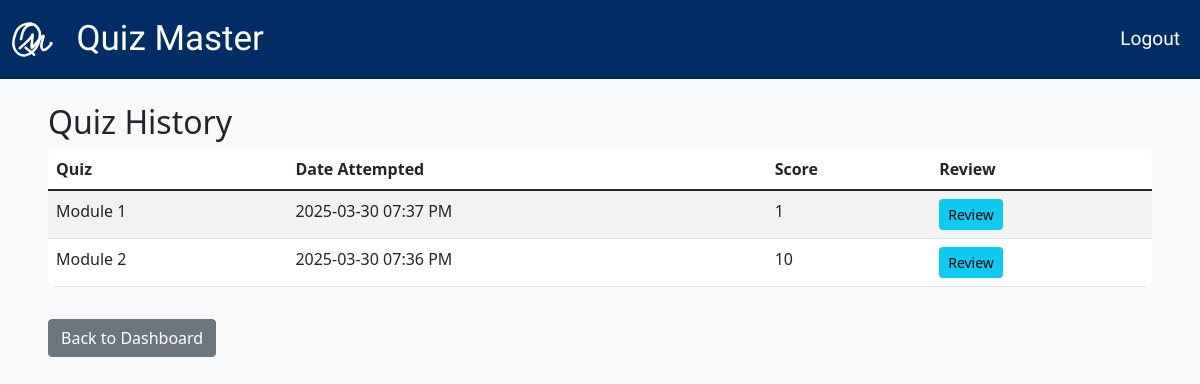
The app's page /user/quizzes (signed in), older data.
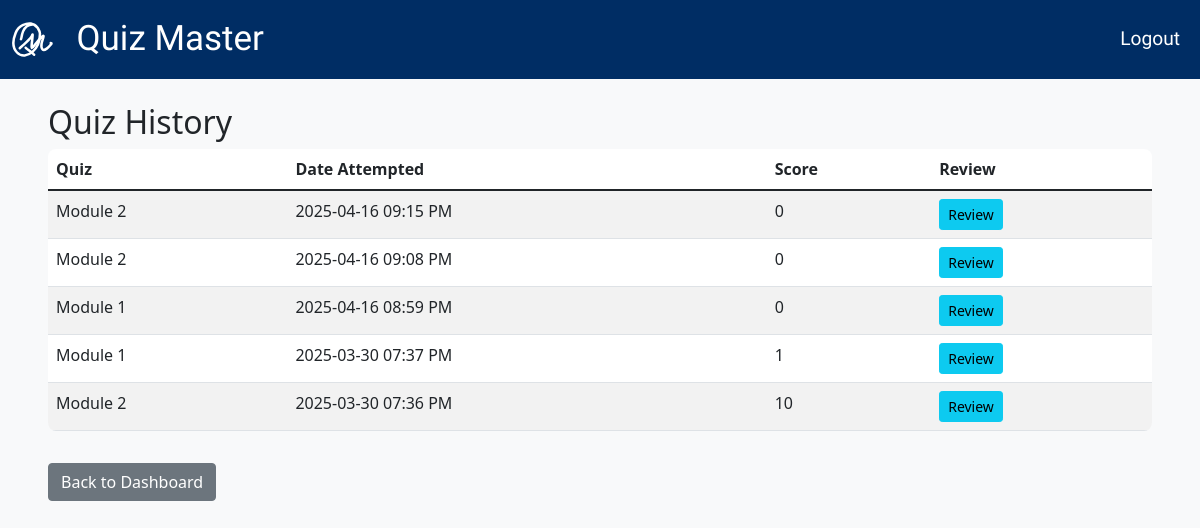
The same page, newer data.
### app.py (models this page shows)
class Scores(db.Model):
    __tablename__ = 'scores'
    score_id = db.Column(db.Integer, primary_key=True)
    user_id = db.Column(db.Integer, db.ForeignKey('users.user_id'), nullable=False)
    quiz_id = db.Column(db.Integer, db.ForeignKey('quiz.quiz_id'), nullable=False)
    time_stamp_of_attempt = db.Column(db.Integer, nullable=False)
    total_scored = db.Column(db.Integer, nullable=False)
    time_taken = db.Column(db.Integer, nullable=False)
    user_answers = db.Column(db.Text, nullable=False)

class Quiz(db.Model):
    __tablename__ = 'quiz'
    quiz_id = db.Column(db.Integer, primary_key=True)
    name = db.Column(db.String(150), nullable=False)
    chapter_id = db.Column(db.Integer, db.ForeignKey('chapters.chapter_id'), nullable=False)
    date_of_quiz = db.Column(db.DateTime, nullable=False)
    time_duration = db.Column(db.Interval, nullable=False, default=timedelta(hours=1))
    end_time = db.Column(db.DateTime, nullable=False)
    remarks = db.Column(db.Text)
    questions = db.relationship('Questions', backref='quiz', lazy=True, cascade='all, delete-orphan')
    scores = db.relationship('Scores', backref='quiz', lazy=True,cascade='all, delete-orphan')

### app.py (the view)
@app.route('/user/quizzes')
@login_required
def user_quizzes():
    user = Users.query.get(session['user_id'])
    scores = Scores.query.filter_by(user_id=user.user_id).order_by(Scores.time_stamp_of_attempt.desc()).all()
    return render_template('user_quizzes.html',
                         scores=scores,
                         datetime=datetime,
                         IST=IST)  # Pass IST timezone

### app.py (called while the page is built)
def login_required(f):
    @wraps(f)
    def decorated(*args, **kwargs):
        if 'user_id' not in session:
            if request.endpoint in ["login", "register"]:
                return f(*args, **kwargs)
            return redirect(url_for('login'))
        return f(*args, **kwargs)
    return decorated

### templates/user_quizzes.html
{% extends "base.html" %}
{% block content %}
<div class="container mt-4">
    <h2>Quiz History</h2>
    {% if scores %}
    <table class="table table-striped">
        <thead>
            <tr>
                <th>Quiz</th>
                <th>Date Attempted</th>
                <th>Score</th>
                <th>Review</th>
            </tr>
        </thead>
        <tbody>
            {% for score in scores %}
            <tr>
                <td>{{ score.quiz.name }}</td>
                <td>{{ datetime.fromtimestamp(score.time_stamp_of_attempt, IST).strftime('%Y-%m-%d %I:%M %p')}}</td>
                <td>{{ score.total_scored }}</td>
                <td><a href="{{ url_for('quiz_review', score_id=score.score_id) }}" class="btn btn-info btn-sm">Review</a></td>
            </tr>
            {% endfor %}
        </tbody>
    </table>
    {% else %}
    <div class="alert alert-info">No records found.</div>
    {% endif %}
    <a href="{{ url_for('user_dashboard') }}" class="btn btn-secondary mt-3">Back to Dashboard</a>
</div>
{% endblock %}

### templates/base.html (shortened to what this page needs)
<!DOCTYPE html>
<html lang="en">
<head>
    <link href="https://cdn.jsdelivr.net/npm/bootstrap@5.1.3/dist/css/bootstrap.min.css" rel="stylesheet">
    <link rel="stylesheet" href="{{ url_for('static', filename='styles.css') }}">
</head>
<body class="bg-light">
<nav class="navbar navbar-expand-lg custom-navbar">
    <div class="container">
        <a class="navbar-brand d-flex align-items-center">
            <img src="{{ url_for('static', filename='logo.svg') }}" alt="QuizMaster Logo" height="35" class="me-2">
        <a class="navbar-brand" href="/">Quiz Master</a>
        <div class="navbar-nav ms-auto">
            {% if session.get('user_id') %}
                <a class="nav-link" href="{{ url_for('logout') }}">Logout</a>
            {% else %}
                <a class="nav-link" href="{{ url_for('login') }}">Login</a>
                <a class="nav-link" href="{{ url_for('register') }}">Register</a>
            {% endif %}
        </div>
    </div>
</nav>
    <div class="container mt-4">
        <div class="container-fluid px-4">
        {% block content %}{% endblock %}
        </div>
    </div>
</body>
</html>

### static/styles.css (style rules this page uses)
body { background-color: aliceblue; }
.nav-link { font-size:1.2rem; font-family: 'Acme', sans-serif; color: white; }
.custom-navbar { background: #002d64; color: white; }
.table { background-color: white; border-radius: 0.5rem; overflow: hidden; }
.container { max-width: 1200px; margin: auto; }
.navbar-brand { font-family: "Acme", sans-serif; font-size: 35px; color: white; }

Row changes from the older to the newer data that the page shows:
added Scores: quiz.name "Module 2", fromtimestamp "2025-04-16 09:15 PM", total_scored "0"
added Scores: quiz.name "Module 2", fromtimestamp "2025-04-16 09:08 PM", total_scored "0"
added Scores: quiz.name "Module 1", fromtimestamp "2025-04-16 08:59 PM", total_scored "0"
